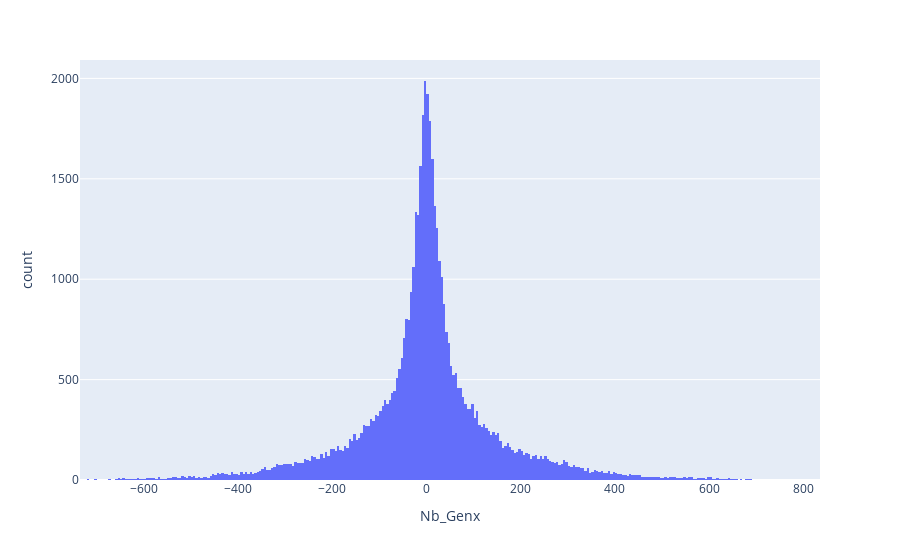

This figure's notebook cell:
### Code cell
px.histogram(df, x='Nb_Genx')

### Figure 1 — Plotly figure (JSON) as saved in the notebook; plotly's stock layout.template omitted (floating-point values rounded to 4 significant figures; data arrays with more than 128 entries replaced by an {"elided": "..."} marker saying what was removed)
{"data": [{"alignmentgroup": "True", "bingroup": "x", "hovertemplate": "Nb_Genx=%{x}<br>count=%{y}<extra></extra>", "legendgroup": "", "marker": {"color": "#636efa"}, "name": "", "offsetgroup": "", "orientation": "v", "showlegend": false, "type": "histogram", "x": {"elided": "50000 float values"}, "xaxis": "x", "yaxis": "y"}], "layout": {"barmode": "relative", "legend": {"tracegroupgap": 0}, "margin": {"t": 60}, "xaxis": {"anchor": "y", "domain": [0, 1], "title": {"text": "Nb_Genx"}}, "yaxis": {"anchor": "x", "domain": [0, 1], "title": {"text": "count"}}}}
